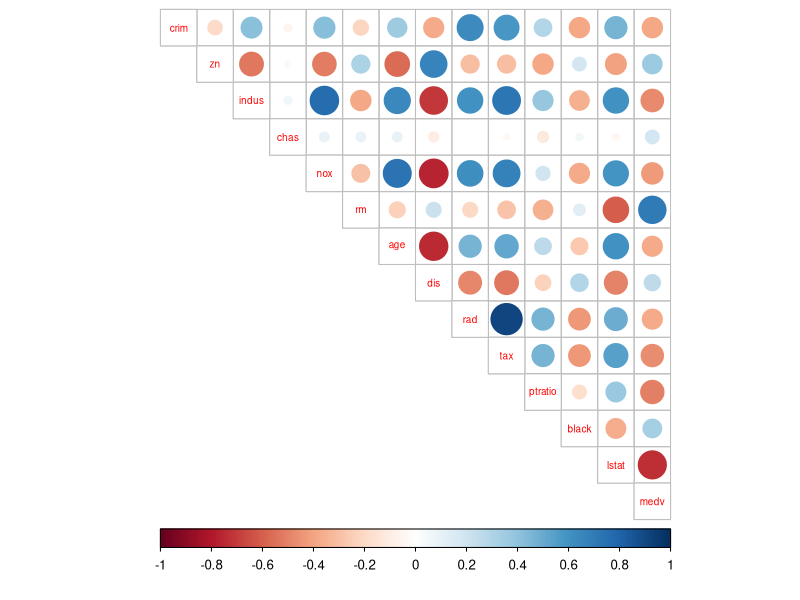
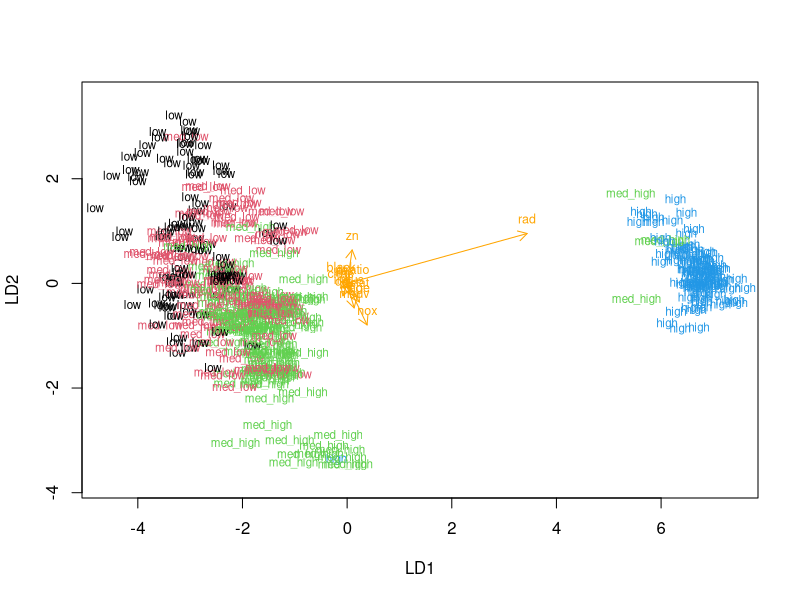
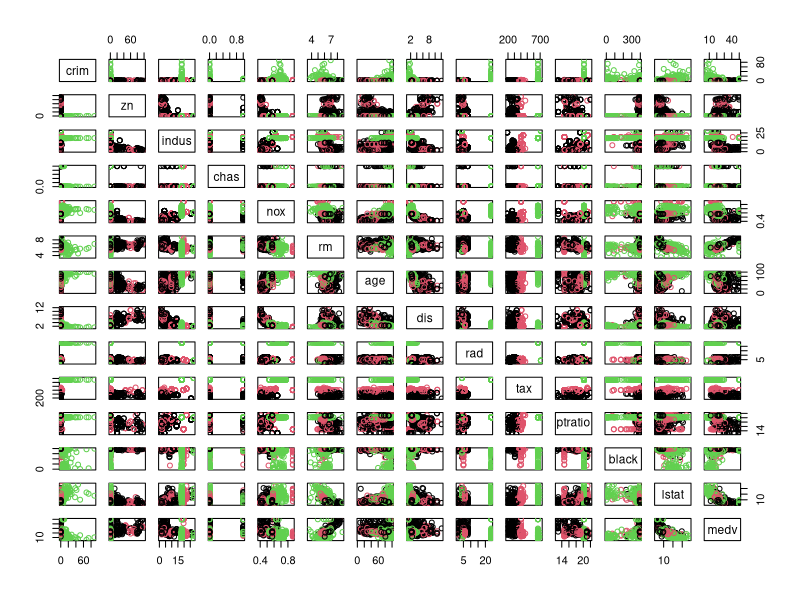

Write R code to recreate these figures, in order.
## ---- chunk 1
# access the MASS package
library(MASS)
# load the data
data("Boston")
# explore the dataset
str(Boston)
dim(Boston)
## ---- chunk 2
summary(Boston)

## ---- chunk 3
library(corrplot)
library(tidyr)

# calculate the correlation matrix and round it
cor_matrix<-cor(Boston) %>% round(digits = 2)

# print the correlation matrix
cor_matrix

# visualize the correlation matrix
corrplot(cor_matrix, method="circle", type="upper", cl.pos="b", tl.pos="d", tl.cex = 0.6)

## ---- chunk 4
boston_scaled <- scale(Boston)
summary(boston_scaled)
boston_scaled <- as.data.frame(boston_scaled)

## ---- chunk 5
# summary of the scaled crime rate
summary(boston_scaled$crim)
# create a quantile vector of crim and print it
bins <- quantile(boston_scaled$crim)
bins

# create a categorical variable 'crime'
crime <- cut(boston_scaled$crim, breaks = bins, include.lowest = TRUE, labels = c("low", "med_low", "med_high", "high"))

# look at the table of the new factor crime
table(crime)

# remove original crim from the dataset
boston_scaled <- dplyr::select(boston_scaled, -crim)

# add the new categorical value to scaled data
boston_scaled <- data.frame(boston_scaled, crime)

#Dividing the dataset to train and test sets, so that 80% of the data belongs to the train set

# number of rows in the Boston dataset 
n <- nrow(boston_scaled)

# choose randomly 80% of the rows
ind <- sample(n,  size = n * 0.8)

# create train set
train <- boston_scaled[ind,]

# create test set 
test <- boston_scaled[-ind,]

# save the correct classes from test data
correct_classes <- test$crime

# remove the crime variable from test data
test <- dplyr::select(test, -crime)

## ---- chunk 6
# MASS and train are available
library(MASS)

# linear discriminant analysis
lda.fit <- lda(crime ~ ., data = train)

# print the lda.fit object
lda.fit

# the function for lda biplot arrows
lda.arrows <- function(x, myscale = 1, arrow_heads = 0.1, color = "orange", tex = 0.75, choices = c(1,2)){
  heads <- coef(x)
  arrows(x0 = 0, y0 = 0, 
         x1 = myscale * heads[,choices[1]], 
         y1 = myscale * heads[,choices[2]], col=color, length = arrow_heads)
  text(myscale * heads[,choices], labels = row.names(heads), 
       cex = tex, col=color, pos=3)
}

# target classes as numeric
classes <- as.numeric(train$crime)

# plot the lda results
plot(lda.fit, dimen = 2, col = classes, pch = classes)
lda.arrows(lda.fit, myscale = 1)

## ---- chunk 7
# predict classes with test data
lda.pred <- predict(lda.fit, newdata = test)

# cross tabulate the results
table(correct = correct_classes, predicted = lda.pred$class)

## ---- chunk 8
# load the data again
data("Boston")
str(Boston)
summary(Boston)
dim(Boston)

#standardizing the data
boston_scaled2 <- scale(Boston)
boston_scaled2 <- as.data.frame(boston_scaled2)
summary(boston_scaled2)

# euclidean distance matrix
dist_eu <- dist(boston_scaled2)

# look at the summary of the distances
summary(dist_eu)

# manhattan distance matrix
dist_man <- dist(boston_scaled2, method = 'manhattan')

# look at the summary of the distances
summary(dist_man)



## ---- chunk 9

# k-means clustering
km <-kmeans(Boston, centers = 3)
# plot the Boston dataset with clusters
pairs(Boston, col = km$cluster)
